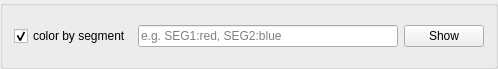
<?xml version="1.0" encoding="UTF-8"?>
<ui version="4.0">
 <class>GroupBox</class>
 <widget class="QGroupBox" name="GroupBox">
  <property name="geometry">
   <rect>
    <x>0</x>
    <y>0</y>
    <width>498</width>
    <height>69</height>
   </rect>
  </property>
  <property name="windowTitle">
   <string>GroupBox</string>
  </property>
  <layout class="QHBoxLayout" name="horizontalLayout">
   <item>
    <widget class="QCheckBox" name="checkbox_bonds_occupancy_segnames">
     <property name="toolTip">
      <string>&lt;html&gt;&lt;head/&gt;&lt;body&gt;&lt;p align=&quot;justify&quot;&gt;Toggle if histogram bars are colored by segment or molecule. With colors turned on, comparing to other analyses is not possible.&lt;/p&gt;&lt;/body&gt;&lt;/html&gt;</string>
     </property>
     <property name="text">
      <string>color by segment</string>
     </property>
     <property name="checked">
      <bool>true</bool>
     </property>
    </widget>
   </item>
   <item>
    <widget class="QLineEdit" name="line_bonds_occupancy_segnames">
     <property name="sizePolicy">
      <sizepolicy hsizetype="Expanding" vsizetype="Fixed">
       <horstretch>0</horstretch>
       <verstretch>0</verstretch>
      </sizepolicy>
     </property>
     <property name="minimumSize">
      <size>
       <width>160</width>
       <height>0</height>
      </size>
     </property>
     <property name="maximumSize">
      <size>
       <width>16777215</width>
       <height>16777215</height>
      </size>
     </property>
     <property name="toolTip">
      <string>&lt;html&gt;&lt;head/&gt;&lt;body&gt;&lt;p align=&quot;justify&quot;&gt;Histogram bars are colored with regard to the specified segments.&lt;/p&gt;&lt;/body&gt;&lt;/html&gt;</string>
     </property>
     <property name="placeholderText">
      <string>e.g. SEG1:red, SEG2:blue</string>
     </property>
    </widget>
   </item>
   <item>
    <widget class="QPushButton" name="button_bonds_draw_occupancy_2">
     <property name="toolTip">
      <string>&lt;html&gt;&lt;head/&gt;&lt;body&gt;&lt;p&gt;Compute histogram of H bond occupancies. Counts the number of H bonds with an occupancy equal or greater than the respective value.&lt;/p&gt;&lt;/body&gt;&lt;/html&gt;</string>
     </property>
     <property name="text">
      <string>Show</string>
     </property>
     <property name="autoDefault">
      <bool>false</bool>
     </property>
    </widget>
   </item>
  </layout>
 </widget>
 <resources/>
 <connections/>
</ui>
